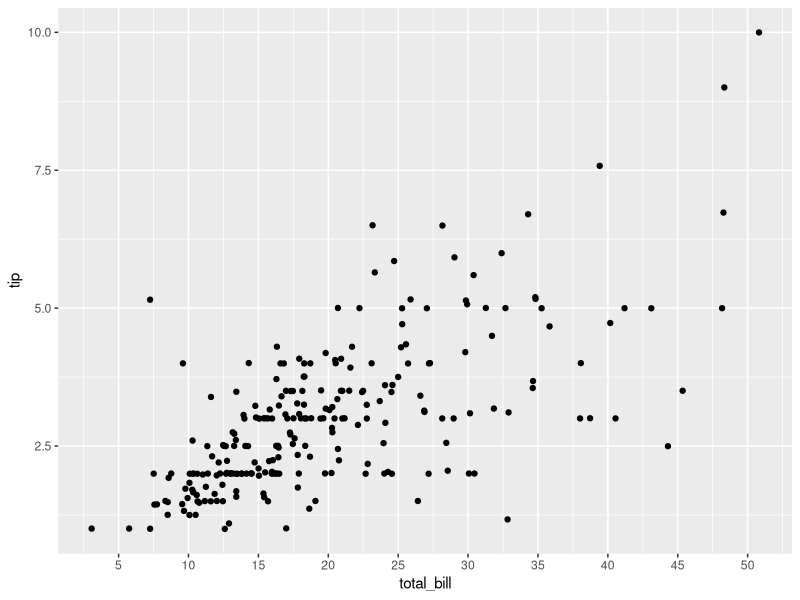
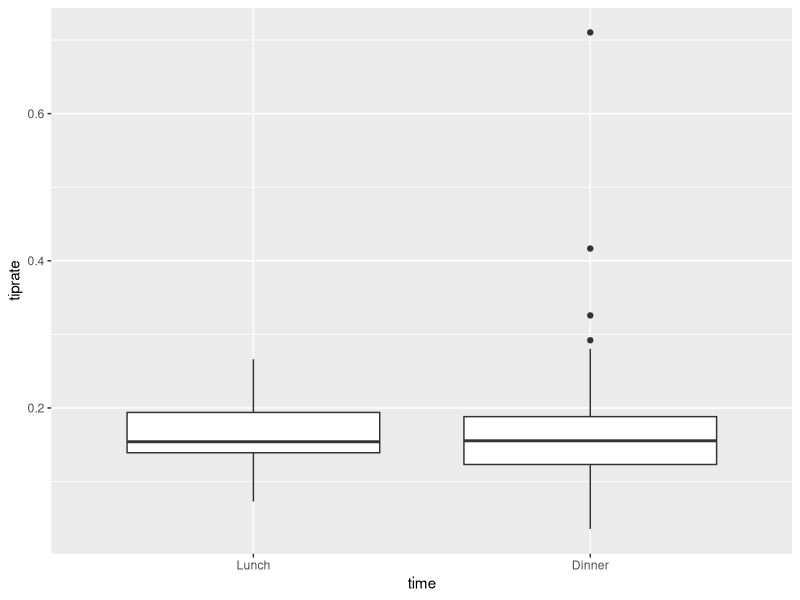
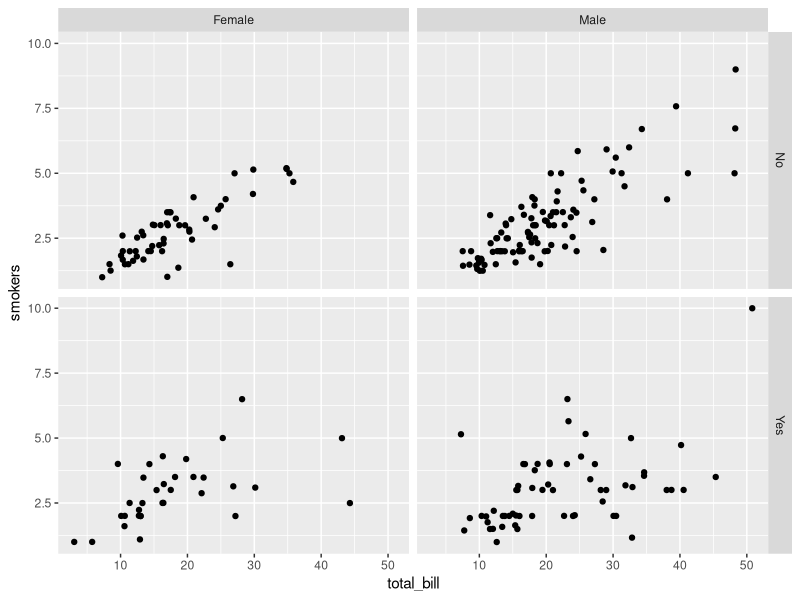
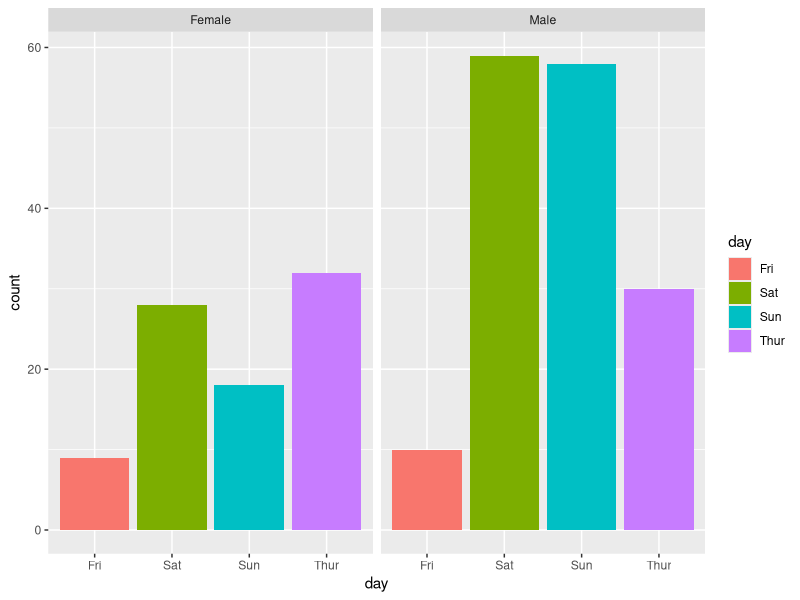
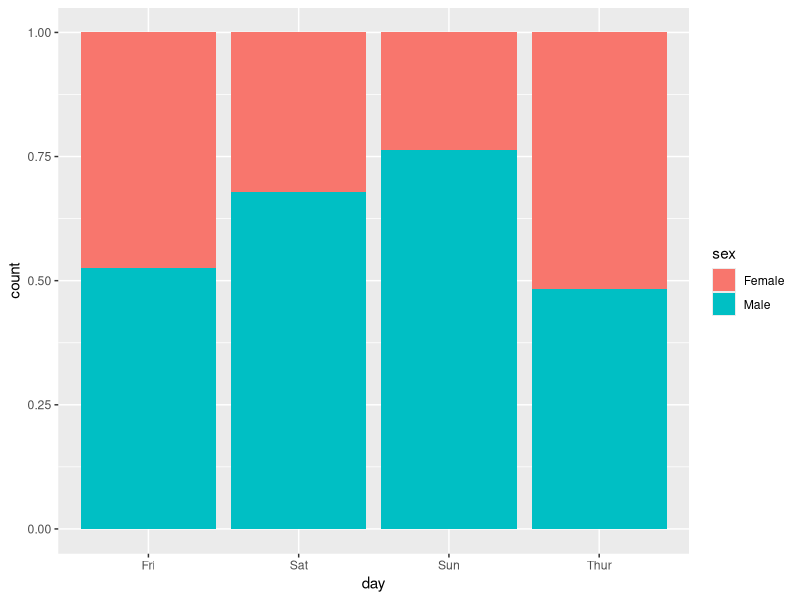

These charts were generated, in order, by the following R code:
## ---- chunk 1
data(tips, package="reshape2")
summary(tips)
head(tips)
## ---- chunk 2
#1 Number of parties
numParty <- nrow(tips)
numParty
## ---- chunk 3
#2 types of variables in tips
str(tips)

## ---- chunk 4

day <- factor(tips$day, levels = c("Thur", "Fri", "Sat", "Sun"))
day

## ---- chunk 5
female5 <- tips[tips$sex =='Female'& tips$size >=5,]
female5
## ---- chunk 6
library(ggplot2)
ggplot(data = tips, aes(x = total_bill, y = tip)) +
  geom_jitter() +
  scale_x_continuous(breaks = pretty(tips$total_bill, n = 10))
## ---- chunk 7
#6
tips$tiprate<- (tips$tip/tips$total_bill)
summary(tips$tiprate)
mean(tips$tipreate)

## ---- chunk 8
#7
library(ggplot2)
ggplot(tips, aes(x=factor(time,levels = c("Lunch", "Dinner")) , y=tiprate)) + 
geom_boxplot() + 
scale_x_discrete("time", labels = c("Lunch", "Dinner"))
## ---- chunk 9
#8
ggplot(tips, aes(x = total_bill, y = tip)) +
  geom_jitter() +
  facet_grid( smoker ~ sex) +
  labs(y = "smokers")
## ---- chunk 10
ggplot(tips, aes(x = day, fill = day)) +
  geom_bar() +
  facet_grid(.~sex)

ggplot(tips, aes(x=day, fill=sex))+geom_bar(position="fill")
